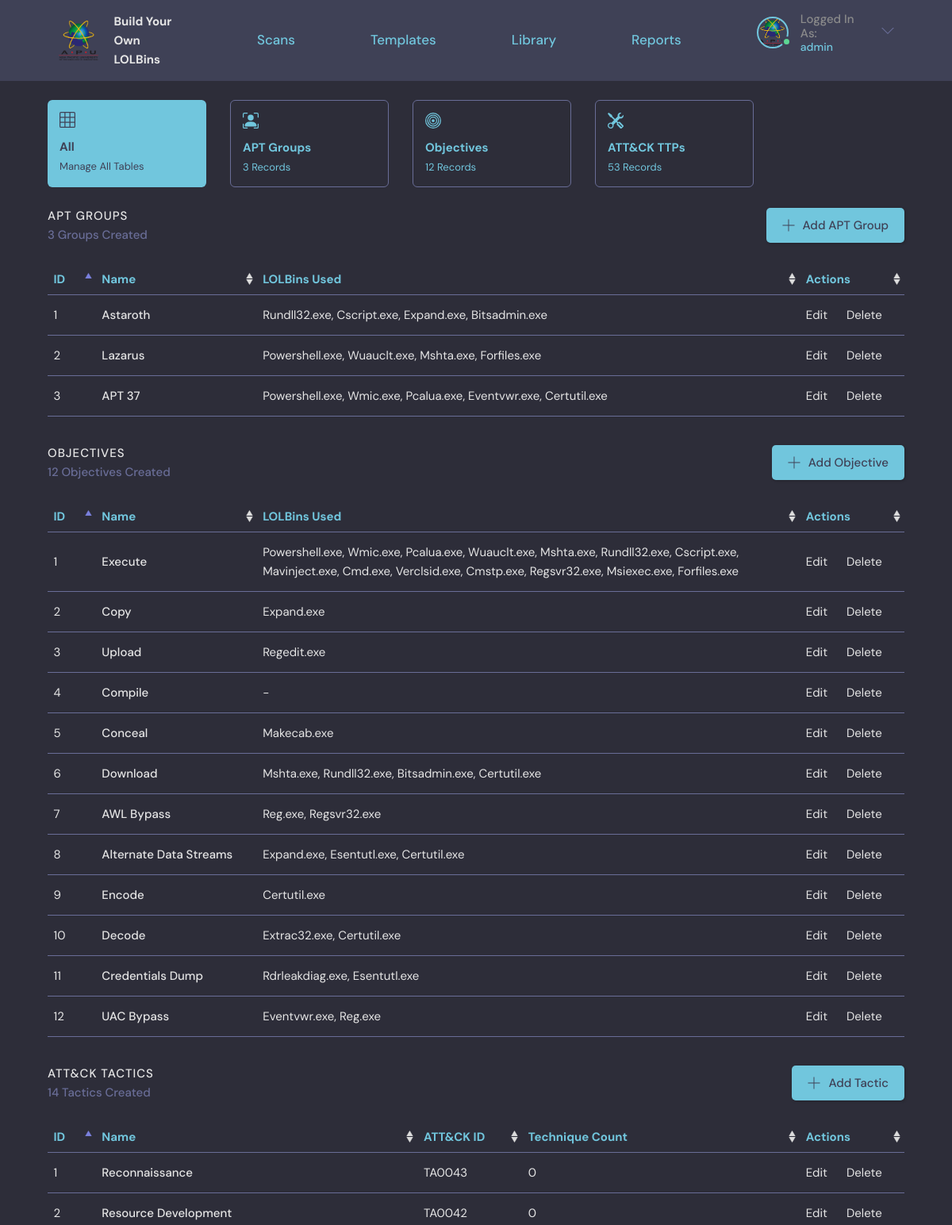
Before: /manage/ (signed in, upper part) with the older database file.
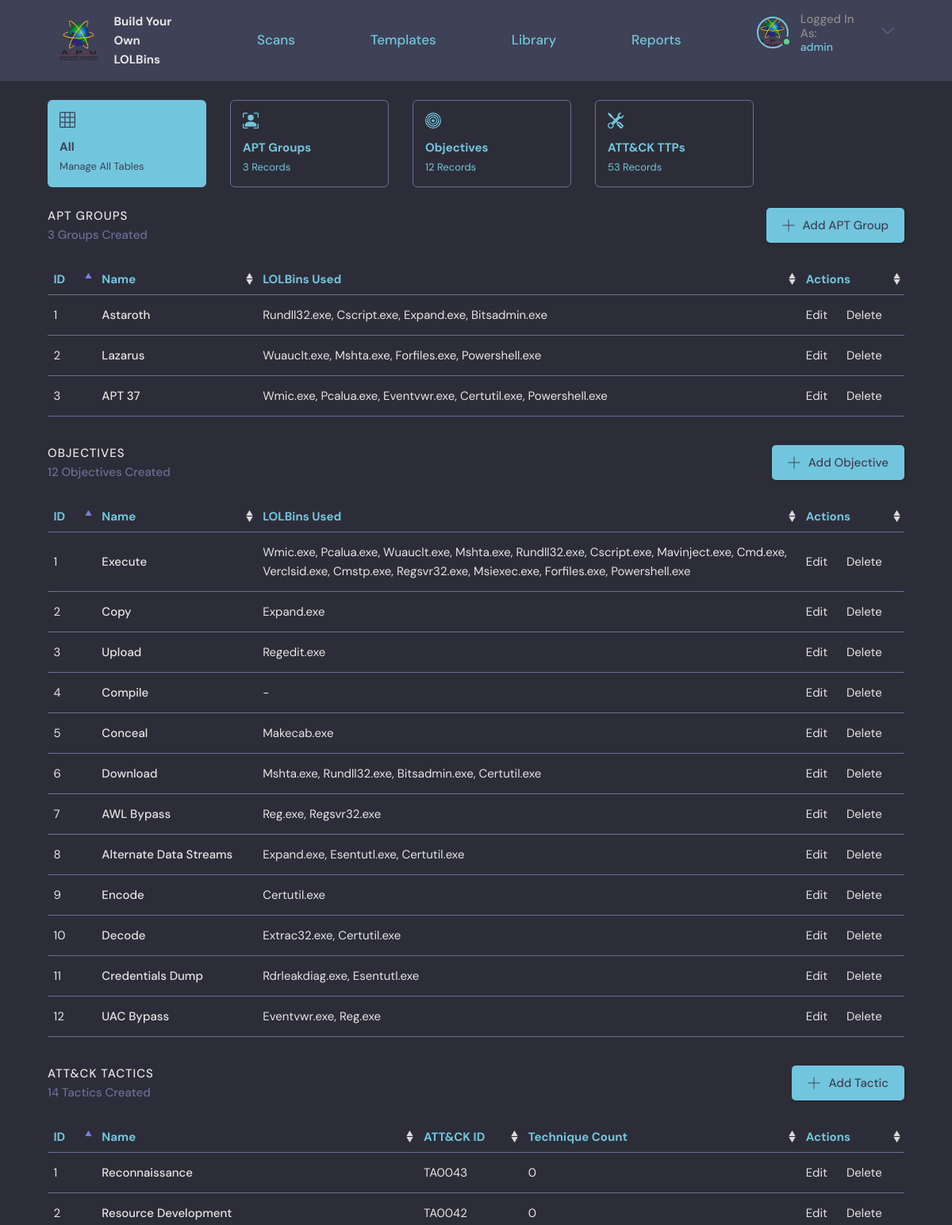
After: the same page with the newer database file.
### base/models.py (models this page shows, shortened)
class APT(models.Model):
    name = models.CharField(max_length=200)
    class Meta:
        verbose_name = 'APT Group'

class Technique(models.Model):
    user = models.ForeignKey(User, on_delete=SET_NULL, null=True, verbose_name = u'Owner')
    name = models.CharField(max_length=200, default="New Binary")
    description = models.TextField(null=True, blank=True)
    updated = models.DateTimeField(auto_now=True)
    created = models.DateTimeField(auto_now_add=True)
    Objective = models.ManyToManyField(Objective, verbose_name = u'Objectives')
    APT = models.ManyToManyField(APT, blank=True, verbose_name = u'APT Groups')
    class Meta:
        verbose_name = 'LOLBin'

class Objective(models.Model):
    name = models.CharField(max_length=200)
    class Meta:
        verbose_name = 'Objective'

class AttackTactic(models.Model):
    name = models.CharField(max_length=20, default="New ATT&CK Tactic")
    attackid = models.CharField("ATT&CK ID", max_length=6, default="TA0000")
    class Meta:
        verbose_name = 'ATT&CK Tactic'

### base/views.py (the view)
# urls.py: path('manage/', views.manage, name="manage"),
@login_required(login_url='login')
def manage(request):
    apts = APT.objects.all()
    apt_count = apts.count()
    objectives = Objective.objects.all()
    objective_count = objectives.count()
    attackTactics = AttackTactic.objects.all()
    attackTechniques = AttackTechnique.objects.all()
    attackSubTechniques = AttackSubTechnique.objects.exclude(attackid=".000")
    ttp_count = attackTactics.count() + attackTechniques.count() + attackSubTechniques.count()
    if request.user.is_superuser != 1:
        return redirect('forbidden')
    context = {'apts': apts, 'apt_count': apt_count, 'objectives': objectives, 'objective_count': objective_count, 'attackTactics': attackTactics, 'attackTechniques': attackTechniques, 'attackSubTechniques': attackSubTechniques, 'ttp_count': ttp_count}
    return render(request, 'base/manage.html', context)

### base/templates/base/manage.html (shortened to what the changed rows need)
{% extends 'main.html' %}
{% block content %}
{% load static %}
<main class="layout layout--2">
  <div class="container-column">
    <div class="roomList__header">
        <div>
            <h2>APT Groups</h2>
        </div>
    </div>
    <table id="apt-table" class="table">
        <thead>
            <tr>
                <th scope="col">ID</th>
                <th scope="col">Name</th>
                <th scope="col">LOLBins Used</th>
                <th scope="col">Actions</th>
            </tr>
        </thead>
        <tbody>
            {% if apt_count != 0 %}
                {% for apt in apts %}
                    <tr>
                        <td style="width: 6rem;">{{forloop.counter}}</td>
                        <td style="width: 20rem;font-weight: 500">{{apt.name}}</td>
                        <td>
                            {% if apt.technique_set.all.count != 0 %}
                                {% with obj="" %}
                                    {% for technique in apt.technique_set.all %}
                                        {% if forloop.last %}
                                            {{ obj|add:technique.name}}.exe
                                        {% else %}
                                            {{ obj|add:technique.name}}.exe,
                                        {% endif %}
                                    {% endfor %}
                                {% endwith %}
                            {% else %}
                            -
                            {% endif %}
                        </td>
                        <td style="width: 13rem;">
                            <a href="{% url 'update-apt' apt.id %}" style="padding-right: 2rem">Edit</a>
                            <a href="{% url 'delete-apt' apt.id %}">Delete</a>
                        </td>
                    </tr>
                {% endfor %}
            {% endif %}
        </tbody>
    </table>
    <br>
    <div class="roomList__header">
        <div>
            <h2>Objectives</h2>
        </div>
    </div>
    <table id="objective-table" class="table">
        <thead>
            <tr>
                <th scope="col">ID</th>
                <th scope="col">Name</th>
                <th scope="col">LOLBins Used</th>
                <th scope="col">Actions</th>
            </tr>
        </thead>
        <tbody>
            {% if objective_count != 0 %}
                {% for objective in objectives %}
                    <tr>
                        <td style="width: 6rem;">{{forloop.counter}}</td>
                        <td style="width: 20rem;font-weight: 500">{{objective.name}}</td>
                        <td>
                            {% if objective.technique_set.all.count != 0 %}
                                {% with obj="" %}
                                    {% for technique in objective.technique_set.all %}
                                        {% if forloop.last %}
                                            {{ obj|add:technique.name}}.exe
                                        {% else %}
                                            {{ obj|add:technique.name}}.exe,
                                        {% endif %}
                                    {% endfor %}
                                {% endwith %}
                            {% else %}
                            -
                            {% endif %}
                        </td>
                        <td style="width: 13rem;">
                            <a href="{% url 'update-objective' objective.id %}" style="padding-right: 2rem">Edit</a>
                            <a href="{% url 'delete-objective' objective.id %}">Delete</a>
                        </td>
                    </tr>
                {% endfor %}
            {% endif %}
        </tbody>
    </table>
    <br>
    <div class="roomList__header">
        <div>
            <h2>ATT&CK Tactics</h2>
        </div>
    </div>
    <table id="attackTactics-table" class="table">
        <thead>
            <tr>
                <th scope="col">ID</th>
                <th scope="col">Name</th>
                <th scope="col">ATT&CK ID</th>
                <th scope="col">Technique Count</th>
                <th scope="col">Actions</th>
            </tr>
        </thead>
        <tbody>
            {% if attackTactics.count != 0 %}
                {% for tactic in attackTactics %}
                    <tr>
                        <td style="width: 6rem;">{{forloop.counter}}</td>
                        <td style="width: 40rem; font-weight: 500">{{tactic.name}}</td>
                        <td style="width: 13rem;">{{tactic.attackid}}</td>
                        <td>{{tactic.attacktechnique_set.all.count}}</td>
                        <td style="width: 13rem;">
                            <a href="{% url 'update-attackTactic' tactic.id %}" style="padding-right: 2rem">Edit</a>
                            <a href="{% url 'delete-attackTactic' tactic.id %}">Delete</a>
                        </td>
                    </tr>
                {% endfor %}
            {% endif %}
        </tbody>
    </table>
    <br>
    <br>
  </div>
</main>
{% endblock content %}

Changed rows visible on the page:
changed Technique "Forfiles": text ".exe .exe" → ".exe, .exe,"
changed Technique "Powershell": text ".exe, .exe, .exe," → ".exe .exe .exe"; moves down the list
computed for Technique "Certutil": text ".exe" → ".exe,"
